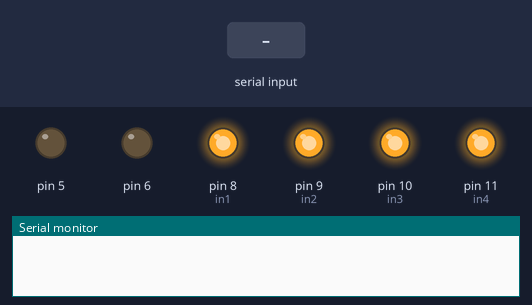
A sketch run on a simulated Arduino Uno, built with avr-gcc and run on an emulated ATmega328P. Parts: output pins drawn as LEDs (lit = HIGH), the last lines printed to the serial monitor. The inputs (shaded band) are chosen by the test bench.

Above: at 1.2 s.
1.3 s: "f" received over Serial
At 1.6 s:
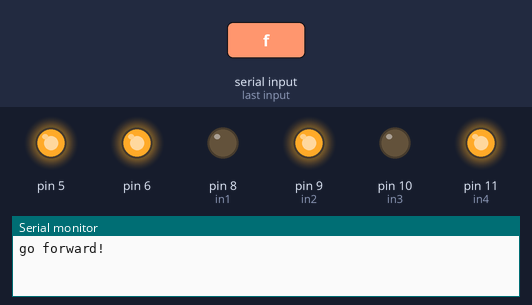
2.8 s: "b" received over Serial
At 4.0 s:
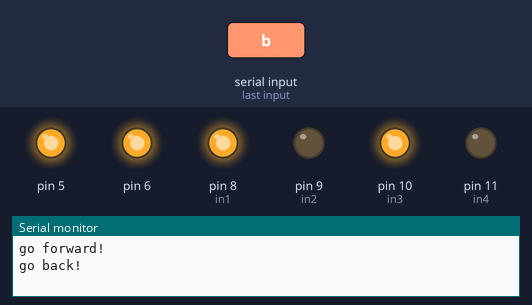
4.3 s: "l" received over Serial
At 5.1 s:
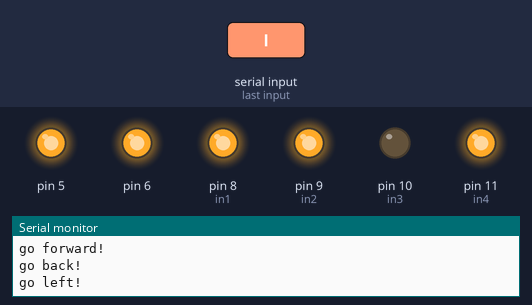
5.8 s: "r" received over Serial
At 6.3 s:
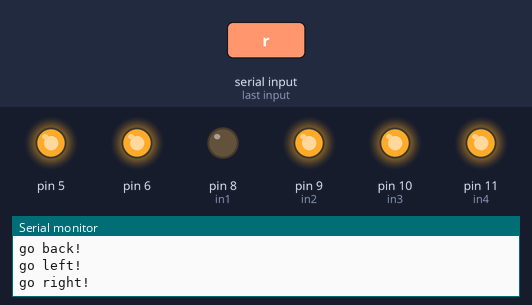
7.3 s: "s" received over Serial
At 8.6 s:
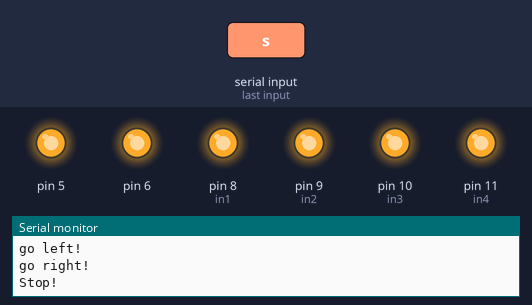
Timing chart, 0 to 9.8 s (numbered marks = the images above; inputs shaded):
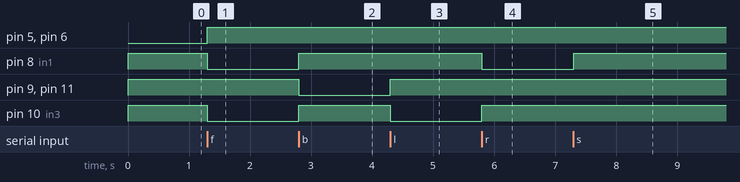

The sketch:

_2.ino
```cpp
    char getstr;
    int in1=8;
    int in2=9;
    int in3=10;
    int in4=11;
    int val=255;
    //上面定义了板上的4个控制端，12一组，34一组

    void _mRight(int pin1,int pin2,int pwm)//当in1和in2中有一个接高位时，电机会向某一方向转动
    {

      digitalWrite(pin1,LOW);
      digitalWrite(pin2,HIGH);
      analogWrite(5,pwm);
      analogWrite(6,pwm);
    }
    void _mLeft(int pin1,int pin2,int pwm)
    {
      digitalWrite(pin1,HIGH);
      digitalWrite(pin2,LOW);
      analogWrite(5,pwm);
      analogWrite(6,pwm);
    }
    void _mStop(int pin1,int pin2)//紧急制动，实际就是将电机两个端短接了
    {
      digitalWrite(pin1,HIGH);
      digitalWrite(pin2,HIGH);
    }

    void setup()
    {
      Serial.begin(9600);
      pinMode(in1,OUTPUT);
      pinMode(in2,OUTPUT);
      pinMode(in3,OUTPUT);
      pinMode(in4,OUTPUT);

      digitalWrite(in1,HIGH);
      digitalWrite(in2,HIGH);
      digitalWrite(in3,HIGH);
      digitalWrite(in4,HIGH);
    }
    void loop()
    {
      getstr=Serial.read();
      if (getstr=='+') {
        if (val>=255){
          val=255;
        }else{
          val=val+10;
        }
      }
      if (getstr=='-') {
        if (val<=0){
          val=0;
        }else{
          val=val-10;
        }
      }
      if(getstr=='f')
      {
        Serial.println("go forward!");
        _mStop(in1,in2);
        _mStop(in3,in4);
        _mRight(in1,in2,val);
        _mRight(in3,in4,val);
      }
      else if(getstr=='b'){
        Serial.println("go back!");
        _mStop(in1,in2);
        _mStop(in3,in4);
        _mLeft(in1,in2,val);
        _mLeft(in3,in4,val);
      }
      else if(getstr=='l'){

        Serial.println("go left!");
        _mStop(in1,in2);
        _mStop(in3,in4);
        _mRight(in3,in4,val);
      }
      else if(getstr=='r'){
        Serial.println("go right!");
        _mStop(in1,in2);
        _mStop(in3,in4);
         _mRight(in1,in2,val);
      }

      else if(getstr=='s'){
        Serial.println("Stop!");
        _mStop(in1,in2);
        _mStop(in3,in4);
      }
    }
```

Measured:
- after the input at 1.3 s, pin 5, pin 6: LOW → HIGH at once; pin 8 (in1), pin 10 (in3): HIGH → LOW at once
- after the input at 2.8 s, pin 8 (in1), pin 10 (in3): LOW → HIGH at once; pin 9 (in2), pin 11 (in4): HIGH → LOW at once
- after the input at 4.3 s, pin 9 (in2), pin 11 (in4): LOW → HIGH at once; pin 10 (in3): HIGH → LOW at once
- after the input at 5.8 s, pin 8 (in1): HIGH → LOW at once; pin 10 (in3): LOW → HIGH at once
- after the input at 7.3 s, pin 8 (in1): LOW → HIGH at once
